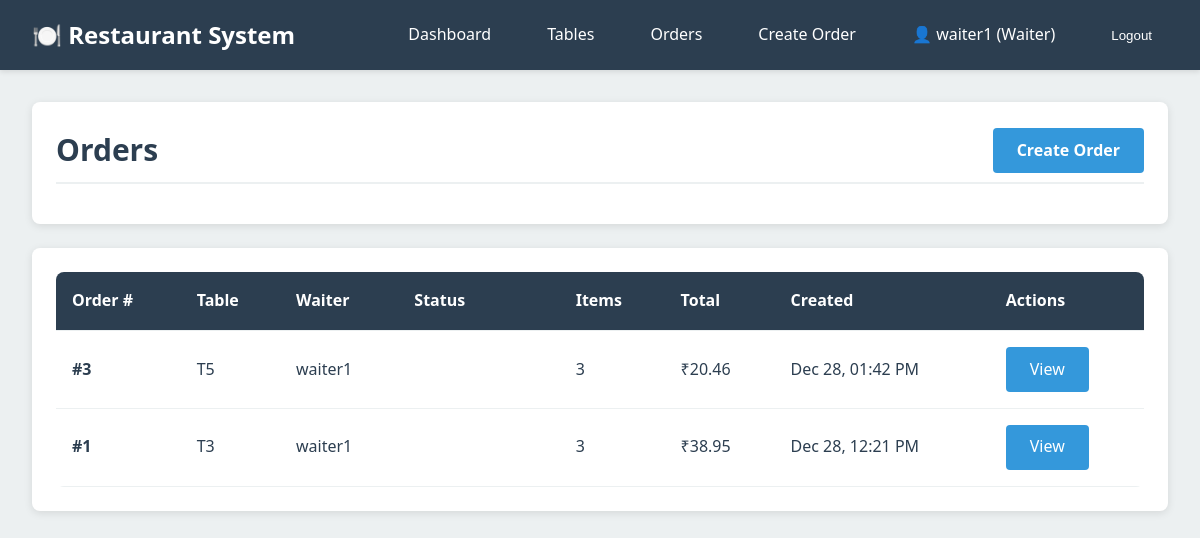
The page /orders/ (signed in) on the database its author committed.
### accounts/models.py (models this page shows, shortened)
class User(AbstractUser):
    class Role(models.TextChoices):
        WAITER = 'WAITER', 'Waiter'
        CASHIER = 'CASHIER', 'Cashier'
        MANAGER = 'MANAGER', 'Manager'
    role = models.CharField(
        max_length=10,
        choices=Role.choices,
        default=Role.WAITER
    )
    phone_number = models.CharField(max_length=15, blank=True)
    employee_id = models.CharField(max_length=20, unique=True, blank=True, null=True)
    class Meta:
        db_table = 'users'
        verbose_name = 'User'
        verbose_name_plural = 'Users'
    @property
    def is_waiter(self):
        return self.role == self.Role.WAITER
    @property
    def is_cashier(self):
        return self.role == self.Role.CASHIER
    @property
    def is_manager(self):
        return self.role == self.Role.MANAGER

### orders/models.py (models this page shows, shortened)
class Order(models.Model):
    class Status(models.TextChoices):
        PLACED = 'PLACED', 'Placed'
        IN_KITCHEN = 'IN_KITCHEN', 'In Kitchen'
        SERVED = 'SERVED', 'Served'
    table = models.ForeignKey('tables.Table', on_delete=models.CASCADE, related_name='orders')
    waiter = models.ForeignKey(settings.AUTH_USER_MODEL, on_delete=models.SET_NULL, null=True, related_name='orders')
    status = models.CharField(
        max_length=20,
        choices=Status.choices,
        default=Status.PLACED,
        db_index=True
    )
    notes = models.TextField(blank=True)
    created_at = models.DateTimeField(auto_now_add=True)
    updated_at = models.DateTimeField(auto_now=True)
    class Meta:
        db_table = 'orders'
        ordering = ['-created_at']
        verbose_name = 'Order'
        verbose_name_plural = 'Orders'
    def calculate_total(self):
        return sum(item.subtotal for item in self.items.all())

class OrderItem(models.Model):
    order = models.ForeignKey(Order, on_delete=models.CASCADE, related_name='items')
    menu_item = models.ForeignKey('menu.MenuItem', on_delete=models.PROTECT, related_name='order_items')
    quantity = models.PositiveIntegerField(default=1, validators=[MinValueValidator(1)])
    price_at_order = models.DecimalField(
        max_digits=10,
        decimal_places=2,
        help_text="Price snapshot at the time of order"
    )
    class Meta:
        db_table = 'order_items'
        verbose_name = 'Order Item'
        verbose_name_plural = 'Order Items'
    @property
    def subtotal(self):
        return self.quantity * self.price_at_order

### tables/models.py (models this page shows, shortened)
class Table(models.Model):
    class Status(models.TextChoices):
        AVAILABLE = 'AVAILABLE', 'Available'
        OCCUPIED = 'OCCUPIED', 'Occupied'
        BILL_REQUESTED = 'BILL_REQUESTED', 'Bill Requested'
        CLOSED = 'CLOSED', 'Closed'
    table_number = models.CharField(max_length=10, unique=True, db_index=True)
    seating_capacity = models.PositiveIntegerField()
    status = models.CharField(
        max_length=20,
        choices=Status.choices,
        default=Status.AVAILABLE,
        db_index=True
    )
    last_activity = models.DateTimeField(auto_now=True)
    created_at = models.DateTimeField(auto_now_add=True)
    class Meta:
        db_table = 'tables'
        ordering = ['table_number']
        verbose_name = 'Table'
        verbose_name_plural = 'Tables'

### orders/views.py (the view)
# urls.py: path('', views.OrderListView.as_view(), name='list'),
class OrderListView(LoginRequiredMixin, ListView):
    model = Order
    template_name = 'orders/order_list.html'
    context_object_name = 'orders'
    paginate_by = 20
    def get_queryset(self):
        user = self.request.user
        queryset = Order.objects.all().select_related('table', 'waiter')
        if user.is_waiter and not user.is_manager:
            queryset = queryset.filter(waiter=user)
        status = self.request.GET.get('status')
        if status:
            queryset = queryset.filter(status=status)
        return queryset.order_by('-created_at')

### templates/orders/order_list.html (shortened to what this page needs)
{% extends 'base.html' %}
{% block content %}
<div class="container">
    <div class="card">
        <div class="card-header flex justify-between items-center">
            <h2>Orders</h2>
            {% if user.is_waiter or user.is_manager %}
            <a href="{% url 'orders:create' %}" class="btn btn-primary">Create Order</a>
            {% endif %}
        </div>
    </div>
    {% if orders %}
    <div class="card">
        <table class="table">
            <thead>
                <tr>
                    <th>Order #</th>
                    <th>Table</th>
                    <th>Waiter</th>
                    <th>Status</th>
                    <th>Items</th>
                    <th>Total</th>
                    <th>Created</th>
                    <th>Actions</th>
                </tr>
            </thead>
            <tbody>
                {% for order in orders %}
                <tr>
                    <td><strong>#{{ order.pk }}</strong></td>
                    <td>{{ order.table.table_number }}</td>
                    <td>{{ order.waiter.username }}</td>
                    <td>
                        <span class="table-status-badge badge-{{ order.status|lower }}">
                        </span>
                    </td>
                    <td>{{ order.items.count }}</td>
                    <td>₹{{ order.calculate_total }}</td>
                    <td>{{ order.created_at|date:"M d, h:i A" }}</td>
                    <td>
                        <a href="{% url 'orders:detail' order.pk %}" class="btn btn-sm btn-primary">View</a>
                    </td>
                </tr>
                {% endfor %}
            </tbody>
        </table>
    </div>
    {% else %}
    <div class="card">
        <p style="padding: 1rem;">No orders found.</p>
    </div>
    {% endif %}
</div>
{% endblock %}

### templates/base.html (shortened to what this page needs)
<!DOCTYPE html>
<html lang="en">
<head>
    {% load static %}
    <link rel="stylesheet" href="{% static 'css/style.css' %}">
</head>
<body>
    {% if user.is_authenticated %}
    <nav class="navbar">
        <a href="{% url 'dashboard:home' %}" class="navbar-brand">🍽️ Restaurant System</a>
        <ul class="navbar-nav">
            <li><a href="{% url 'dashboard:home' %}" class="nav-link">Dashboard</a></li>
            <li><a href="{% url 'dashboard:table_status' %}" class="nav-link">Tables</a></li>
            {% if user.is_waiter or user.is_manager %}
            <li><a href="{% url 'orders:list' %}" class="nav-link">Orders</a></li>
            <li><a href="{% url 'orders:create' %}" class="nav-link">Create Order</a></li>
            {% endif %}
            <li>
                <span class="nav-link" style="cursor: default;">
                    👤 {{ user.username }} ({{ user.get_role_display }})
                </span>
            </li>
            <li>
                <form method="post" action="{% url 'accounts:logout' %}" style="display: inline;">
                    <button type="submit" class="nav-link" style="background: none; border: none; cursor: pointer; color: white;">
                        Logout
                    </button>
                </form>
            </li>
        </ul>
    </nav>
    {% endif %}
    <main>
        {% block content %}{% endblock %}
    </main>
</body>
</html>

### static/css/style.css (style rules this page uses)
:root { --primary-color: #2c3e50; --secondary-color: #3498db; --success-color: #27ae60; --warning-color: #f39c12; --danger-color: #e74c3c; --info-color: #16a085; --light-bg: #ecf0f1; --dark-text: #2c3e50; --border-color: #bdc3c7; }
* { margin: 0; padding: 0; box-sizing: border-box; }
body { font-family: 'Segoe UI', Tahoma, Geneva, Verdana, sans-serif; background-color: var(--light-bg); color: var(--dark-text); line-height: 1.6; }
.navbar { background-color: var(--primary-color); color: white; padding: 1rem 2rem; display: flex; justify-content: space-between; align-items: center; box-shadow: 0 2px 5px rgba(0,0,0,0.1); }
.navbar-brand { font-size: 1.5rem; font-weight: bold; color: white; text-decoration: none; }
.navbar-nav { display: flex; list-style: none; gap: 1.5rem; align-items: center; }
.nav-link { color: white; text-decoration: none; padding: 0.5rem 1rem; border-radius: 4px; transition: background-color 0.3s; }
.container { max-width: 1200px; margin: 0 auto; padding: 2rem; }
.card { background: white; border-radius: 8px; box-shadow: 0 2px 8px rgba(0,0,0,0.1); padding: 1.5rem; margin-bottom: 1.5rem; }
.card-header { font-size: 1.25rem; font-weight: 600; margin-bottom: 1rem; padding-bottom: 0.5rem; border-bottom: 2px solid var(--light-bg); }
.table-status-badge { display: inline-block; padding: 0.25rem 0.75rem; border-radius: 20px; font-size: 0.85rem; font-weight: 500; color: white; }
.btn { display: inline-block; padding: 0.6rem 1.5rem; border: none; border-radius: 4px; font-size: 1rem; cursor: pointer; text-decoration: none; transition: all 0.3s; text-align: center; }
.btn-primary { background-color: var(--secondary-color); color: white; }
.table { width: 100%; border-collapse: collapse; background: white; border-radius: 8px; overflow: hidden; }
.table thead { background-color: var(--primary-color); color: white; }
.table th, .table td { padding: 1rem; text-align: left; border-bottom: 1px solid var(--light-bg); }
.flex { display: flex; }
.justify-between { justify-content: space-between; }
.items-center { align-items: center; }

### rows shown on the page
User: username "waiter1", role "Waiter"
Order: pk "3", table.table_number "T5", waiter.username "waiter1", items.count "3", calculate_total "20.46", created_at "Dec 28, 01:42 PM"
Order: pk "1", table.table_number "T3", waiter.username "waiter1", items.count "3", calculate_total "38.95", created_at "Dec 28, 12:21 PM"
